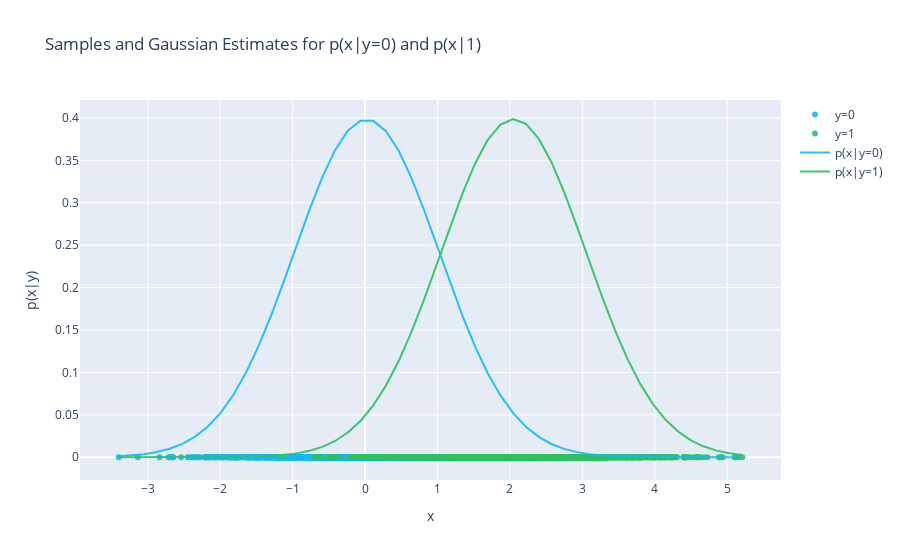
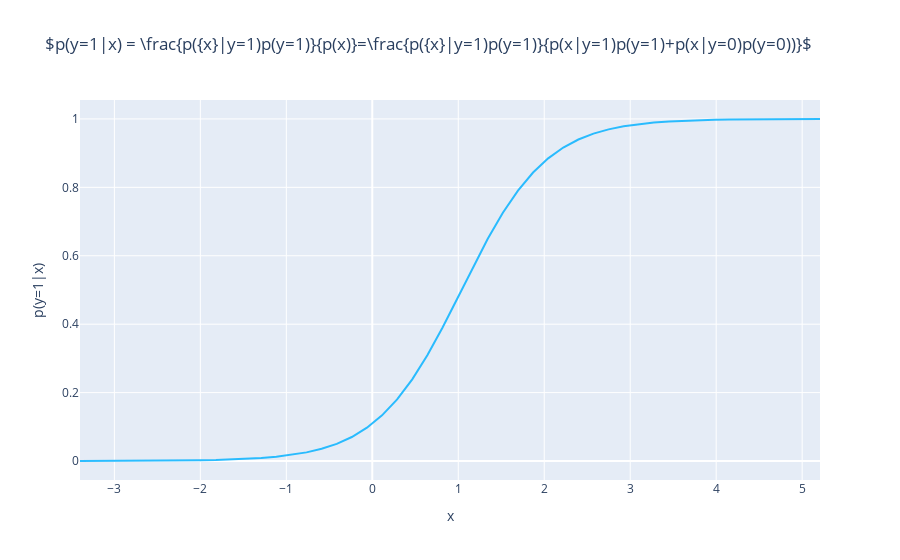

The cell these charts' notebook holds for them, in order:
### Code cell
import numpy as np
import plotly.graph_objects as go
import plotly
import plotly.offline as py
from scipy.stats import multivariate_normal as g
py.init_notebook_mode(connected=True)



# Generate samples from two gaussians with different means:
n_samples = 2000 # what if we make this smaller?
x1 = np.random.normal(0, 1, n_samples) 
x2 = np.random.normal(2, 1, n_samples) 

# Define the space of x
x_space = np.linspace(x1.min(), x2.max())

# Compute the estimated p(x|y=0), assuming m = mean and cov = std
print(x1.mean())
print(x1.std())
y_space_1 = g.pdf(x_space, mean=x1.mean(), cov=x1.std())

# Compute the estimated p(x|y=1), assuming m = mean and cov = std
y_space_2 = g.pdf(x_space, mean=x2.mean(), cov=x2.std())

# Compute p(y=1|x) based on the bayes rule (priors are equal)
y_bayes = y_space_2 * 0.5 / (y_space_2 * 0.5 + y_space_1 * 0.5)

fig = go.Figure(data=[
    go.Scatter(x=x1, y=np.zeros(x1.shape), mode='markers', name='y=0', marker_color='rgba(22, 182, 255, .9)'),
    go.Scatter(x=x2, y=np.zeros(x1.shape), mode='markers', name='y=1', marker_color='rgba(44, 193, 93, .9)'),
    go.Scatter(x=x_space, y=y_space_1, name='p(x|y=0)', marker_color='rgba(22, 182, 255, .9)'),
    go.Scatter(x=x_space, y=y_space_2, name='p(x|y=1)', marker_color='rgba(44, 193, 93, .9)')],
                layout=go.Layout(title='Samples and Gaussian Estimates for p(x|y=0) and p(x|1)', 
                                 xaxis=dict(title='x',),
                                 yaxis=dict(title="p(x|y)",)))
plotly.offline.iplot(fig)

fig = go.Figure(data=[
    go.Scatter(x=x_space, y=y_bayes, name='p(x|y=0)', marker_color='rgba(22, 182, 255, .9)'),],
                layout=go.Layout(title=r'$p(y=1|x) = \frac{p({x}|y=1)p(y=1)}{p(x)}=\frac{p({x}|y=1)p(y=1)}{p(x|y=1)p(y=1)+p(x|y=0)p(y=0))}$', 
                                 xaxis=dict(title="x",),
                                 yaxis=dict(title="p(y=1|x)",)))
plotly.offline.iplot(fig)

### Figure 1 — Plotly figure (JSON) as saved in the notebook; plotly's stock layout.template omitted (floating-point values rounded to 4 significant figures; data arrays with more than 128 entries replaced by an {"elided": "..."} marker saying what was removed)
{"data": [{"marker": {"color": "rgba(22, 182, 255, .9)"}, "mode": "markers", "name": "y=0", "type": "scatter", "x": {"elided": "2000 float values"}, "y": {"elided": "2000 int values"}}, {"marker": {"color": "rgba(44, 193, 93, .9)"}, "mode": "markers", "name": "y=1", "type": "scatter", "x": {"elided": "2000 float values"}, "y": {"elided": "2000 int values"}}, {"marker": {"color": "rgba(22, 182, 255, .9)"}, "name": "p(x|y=0)", "type": "scatter", "x": [-3.4, -3.224, -3.048, -2.873, -2.697, -2.522, -2.346, -2.17, -1.995, -1.819, -1.643, -1.468, -1.292, -1.116, -0.9406, -0.7649, -0.5893, -0.4136, -0.2379, -0.06228, 0.1134, 0.289, 0.4647, 0.6404, 0.816, 0.9917, 1.167, 1.343, 1.519, 1.694, 1.87, 2.046, 2.221, 2.397, 2.573, 2.748, 2.924, 3.1, 3.275, 3.451, 3.627, 3.802, 3.978, 4.154, 4.329, 4.505, 4.681, 4.856, 5.032, 5.207], "y": [0.001162, 0.002083, 0.00362, 0.006103, 0.009976, 0.01581, 0.02431, 0.03624, 0.05238, 0.07343, 0.09982, 0.1316, 0.1682, 0.2085, 0.2506, 0.2922, 0.3303, 0.362, 0.3849, 0.3967, 0.3966, 0.3844, 0.3614, 0.3294, 0.2912, 0.2496, 0.2075, 0.1673, 0.1308, 0.09912, 0.07286, 0.05194, 0.0359, 0.02407, 0.01565, 0.009862, 0.006029, 0.003574, 0.002054, 0.001145, 0.000619, 0.0003245, 0.000165, 8.132e-05, 3.887e-05, 1.802e-05, 8.1e-06, 3.531e-06, 1.493e-06, 6.118e-07]}, {"marker": {"color": "rgba(44, 193, 93, .9)"}, "name": "p(x|y=1)", "type": "scatter", "x": [-3.4, -3.224, -3.048, -2.873, -2.697, -2.522, -2.346, -2.17, -1.995, -1.819, -1.643, -1.468, -1.292, -1.116, -0.9406, -0.7649, -0.5893, -0.4136, -0.2379, -0.06228, 0.1134, 0.289, 0.4647, 0.6404, 0.816, 0.9917, 1.167, 1.343, 1.519, 1.694, 1.87, 2.046, 2.221, 2.397, 2.573, 2.748, 2.924, 3.1, 3.275, 3.451, 3.627, 3.802, 3.978, 4.154, 4.329, 4.505, 4.681, 4.856, 5.032, 5.207], "y": [1.425e-07, 3.653e-07, 9.079e-07, 2.188e-06, 5.113e-06, 1.159e-05, 2.546e-05, 5.424e-05, 0.000112, 0.0002244, 0.0004359, 0.0008209, 0.001499, 0.002654, 0.004557, 0.007586, 0.01225, 0.01917, 0.02909, 0.04281, 0.06109, 0.08452, 0.1134, 0.1475, 0.1861, 0.2276, 0.2699, 0.3104, 0.3461, 0.3742, 0.3923, 0.3988, 0.3931, 0.3757, 0.3481, 0.3128, 0.2726, 0.2303, 0.1887, 0.1499, 0.1154, 0.0862, 0.06243, 0.04383, 0.02985, 0.0197, 0.01261, 0.007829, 0.004712, 0.00275]}], "layout": {"title": {"text": "Samples and Gaussian Estimates for p(x|y=0) and p(x|1)"}, "xaxis": {"title": {"text": "x"}}, "yaxis": {"title": {"text": "p(x|y)"}}}}

### Figure 2 — Plotly figure (JSON) as saved in the notebook; plotly's stock layout.template omitted (floating-point values rounded to 4 significant figures)
{"data": [{"marker": {"color": "rgba(22, 182, 255, .9)"}, "name": "p(x|y=0)", "type": "scatter", "x": [-3.4, -3.224, -3.048, -2.873, -2.697, -2.522, -2.346, -2.17, -1.995, -1.819, -1.643, -1.468, -1.292, -1.116, -0.9406, -0.7649, -0.5893, -0.4136, -0.2379, -0.06228, 0.1134, 0.289, 0.4647, 0.6404, 0.816, 0.9917, 1.167, 1.343, 1.519, 1.694, 1.87, 2.046, 2.221, 2.397, 2.573, 2.748, 2.924, 3.1, 3.275, 3.451, 3.627, 3.802, 3.978, 4.154, 4.329, 4.505, 4.681, 4.856, 5.032, 5.207], "y": [0.0001226, 0.0001754, 0.0002507, 0.0003584, 0.0005123, 0.0007322, 0.001046, 0.001494, 0.002134, 0.003047, 0.004348, 0.0062, 0.008833, 0.01257, 0.01786, 0.02531, 0.03575, 0.05028, 0.07028, 0.0974, 0.1335, 0.1802, 0.2388, 0.3093, 0.3899, 0.4769, 0.5654, 0.6498, 0.7258, 0.7906, 0.8434, 0.8848, 0.9163, 0.9398, 0.957, 0.9694, 0.9784, 0.9847, 0.9892, 0.9924, 0.9947, 0.9962, 0.9974, 0.9981, 0.9987, 0.9991, 0.9994, 0.9995, 0.9997, 0.9998]}], "layout": {"title": {"text": "$p(y=1|x) = \\frac{p({x}|y=1)p(y=1)}{p(x)}=\\frac{p({x}|y=1)p(y=1)}{p(x|y=1)p(y=1)+p(x|y=0)p(y=0))}$"}, "xaxis": {"title": {"text": "x"}}, "yaxis": {"title": {"text": "p(y=1|x)"}}}}
